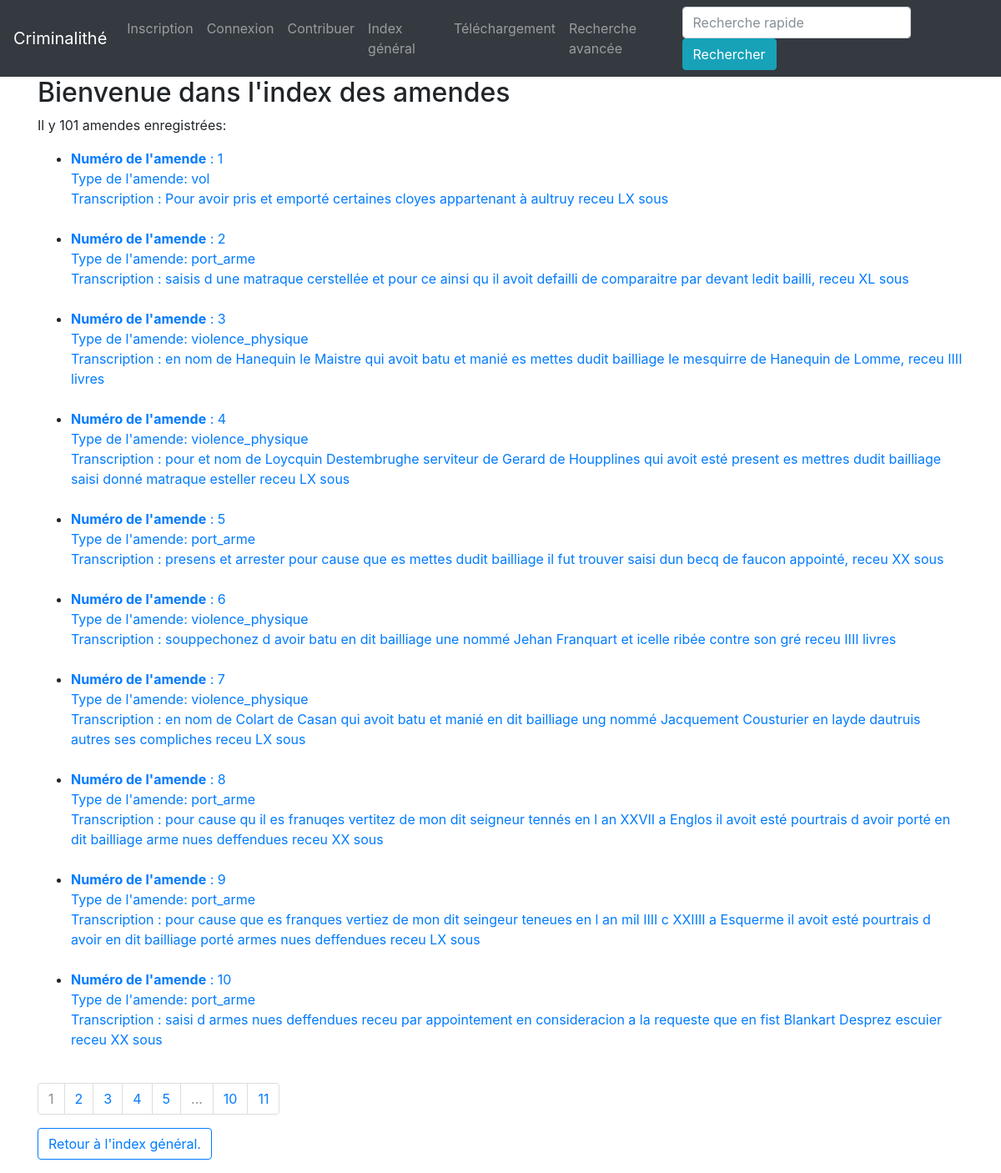
Screenshot of /Index/amendes/ with the database file from the repository.
### app/modeles/donnees.py (models this page shows, shortened)
class Amendes(db.Model):
    amendes_id = db.Column(db.Integer, primary_key=True, unique=True, nullable=False, autoincrement=True)
    amendes_source_id = db.Column(db.Integer, db.ForeignKey("source.source_id"))
    amendes_montant = db.Column(db.Integer)
    amendes_type = db.Column(db.Text)
    amendes_franche_verite = db.Column(db.Text)
    amendes_transcription = db.Column(db.Text)
    amendes_personnes_id = db.Column(db.Integer, db.ForeignKey("personnes.personnes_amendes_id"))
    authorships = db.relationship("Authorship", back_populates="amende")
    justiciable = db.relationship("Personnes", foreign_keys="Personnes.personnes_amendes_id", backref="justiciable")
    source = db.relationship("Source", back_populates="amendes")

### app/routes/__init__.py (the view)
@app.route("/Index/amendes/")
def index_amendes():
    page = request.args.get("page", 1)
    if isinstance(page, str) and page.isdigit():
        page = int(page)
    else:
        page = 1
    amendes = Amendes.query.paginate(page=page, per_page=RESULTATS_PAR_PAGES_INDEX)
    return render_template("pages/Index_amendes.html", amendes=amendes)

### app/templates/pages/Index_amendes.html
{% extends "conteneur.html" %}
{% block corps %}
    <h2> Bienvenue dans l'index des amendes</h2>
<p>
    Il y 101 amendes enregistrées:
        <ul>
            {% for amende in amendes.items %}
                <li><a href="{{url_for('amende', amendes_id=amende.amendes_id)}}">
                        <b>Numéro de l'amende</b> : {{amende.amendes_id+1}} <br/>
                        Type de l'amende: {{amende.amendes_type}} <br/>
                        Transcription : {{amende.amendes_transcription}} <br/>
                </a></li></br>
            {% endfor %}
        </ul>
    <nav aria-label="research-pagination">
      <ul class="pagination">
        {%- for page in amendes.iter_pages() %}
            {% if page %}
              {% if page != amendes.page %}
                <li class="page-item">
                    <a class="page-link" href="{{ url_for("index_amendes", page=page) }}">{{page}}</a>
                </li>
              {% else %}
                <li class="page-item active disabled">
                  <a class="page-link">{{page}} <span class="sr-only">(actuelle)</span></a>
                </li>
              {% endif %}
          {% else %}
                <li class="page-item disabled">
                  <a class="page-link">...</a>
                </li>
          {% endif %}
        {%- endfor %}
      </ul>
<button type="button" class="btn btn-outline-primary">
    <a href="{{url_for('index')}}">Retour à l'index général.</a></li>
</button>
</p>
{% endblock %}

### rows the page displays
Amendes: amendes_id "1", amendes_type "vol", amendes_transcription "Pour avoir pris et emporté certaines cloyes appartenant à aultruy receu LX sous"
Amendes: amendes_id "2", amendes_type "port_arme", amendes_transcription "saisis d une matraque cerstellée et pour ce ainsi qu il avoit defailli de comparaitre par devant ledit bailli, receu XL sous"
Amendes: amendes_id "3", amendes_type "violence_physique", amendes_transcription "en nom de Hanequin le Maistre qui avoit batu et manié es mettes dudit bailliage le mesquirre de Hanequin de Lomme, receu IIII livres"
Amendes: amendes_id "4", amendes_type "violence_physique", amendes_transcription "pour et nom de Loycquin Destembrughe serviteur de Gerard de Houpplines qui avoit esté present es mettres dudit bailliage saisi donné matraque esteller receu LX sous"
Amendes: amendes_id "5", amendes_type "port_arme", amendes_transcription "presens et arrester pour cause que es mettes dudit bailliage il fut trouver saisi dun becq de faucon appointé, receu XX sous"
Amendes: amendes_id "6", amendes_type "violence_physique", amendes_transcription "souppechonez d avoir batu en dit bailliage une nommé Jehan Franquart et icelle ribée contre son gré receu IIII livres"
Amendes: amendes_id "7", amendes_type "violence_physique", amendes_transcription "en nom de Colart de Casan qui avoit batu et manié en dit bailliage ung nommé Jacquement Cousturier en layde dautruis autres ses compliches receu LX sous"
Amendes: amendes_id "8", amendes_type "port_arme", amendes_transcription "pour cause qu il es franuqes vertitez de mon dit seigneur tennés en l an XXVII a Englos il avoit esté pourtrais d avoir porté en dit bailliage arme nues deffendues receu XX sous"
Amendes: amendes_id "9", amendes_type "port_arme", amendes_transcription "pour cause que es franques vertiez de mon dit seingeur teneues en l an mil IIII c XXIIII a Esquerme il avoit esté pourtrais d avoir en dit bailliage porté armes nues deffendues receu LX sous"
Amendes: amendes_id "10", amendes_type "port_arme", amendes_transcription "saisi d armes nues deffendues receu par appointement en consideracion a la requeste que en fist Blankart Desprez escuier receu XX sous"

### other values shown
{{ page }} "1"
{{ page }} "2" "3" "4" "5" "10" "11"
